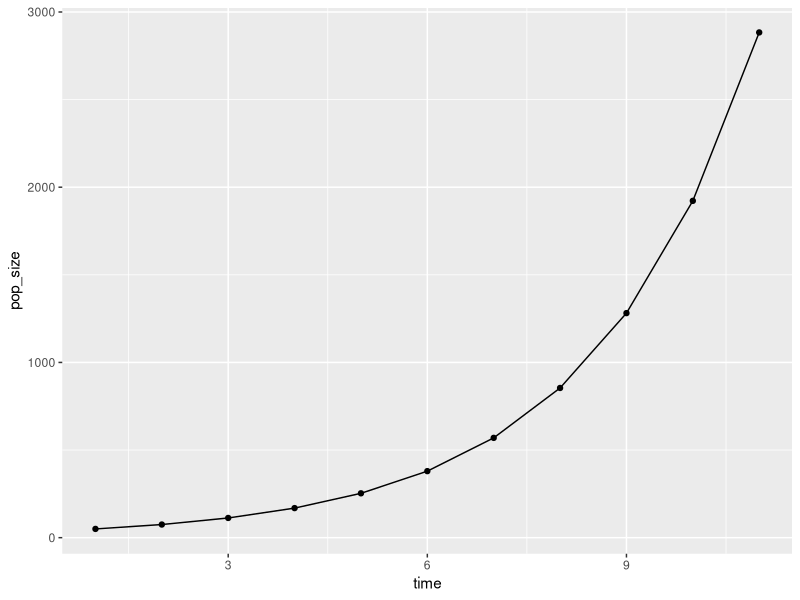
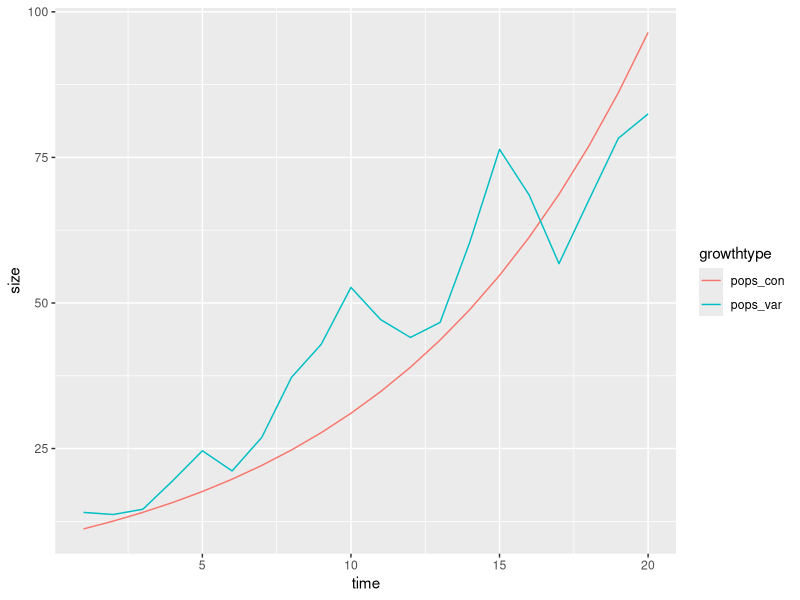
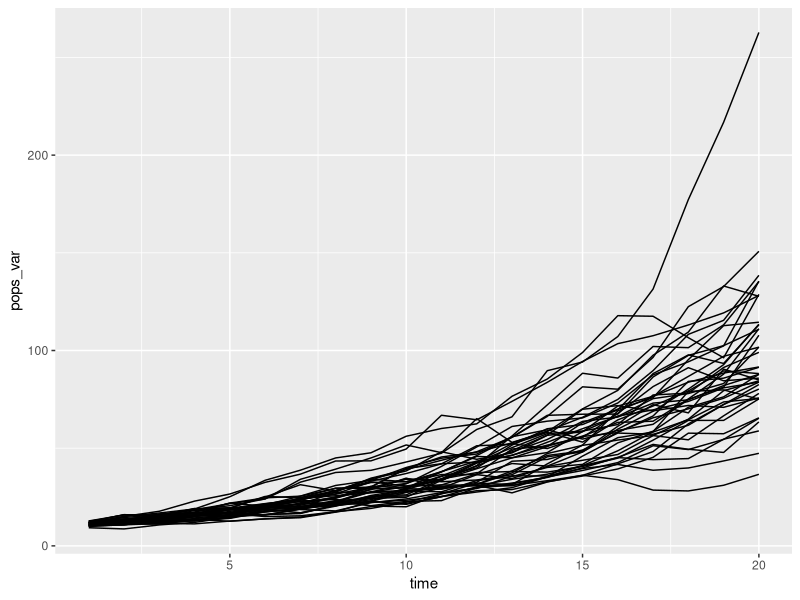
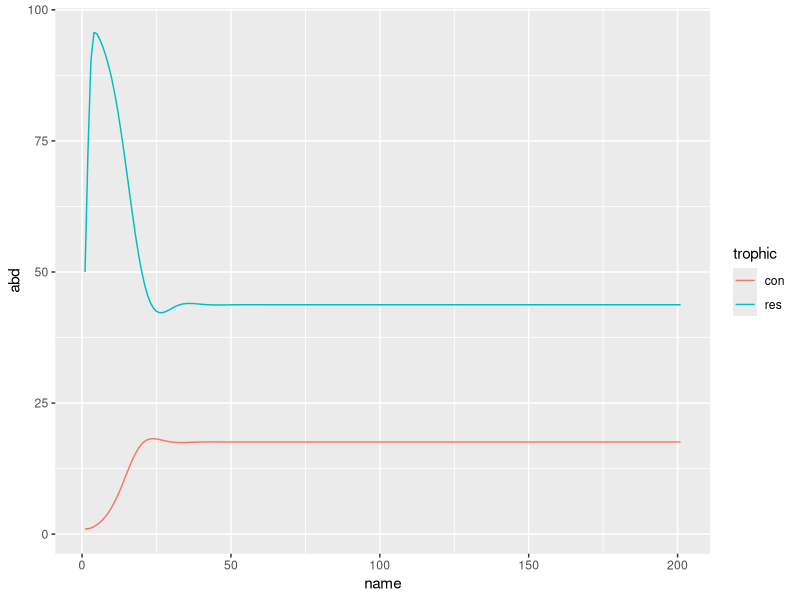

The R script that drew these images, in order:
## ---- chunk 1
knitr::opts_chunk$set(message = FALSE)
## ---- chunk 2
library(purrr)
accumulate(1:10, ~ .x + .y)
## ---- chunk 3
dummy <- numeric(10)
dummy
accumulate(dummy, ~ .* 1.5, .init = 50)
## ---- chunk 4
pop_size <- accumulate(dummy, ~ .* 1.5, .init = 50)
library(ggplot2)
library(dplyr)

data_frame(time = 1:11, pop_size) %>% 
  ggplot(aes(x = time, y = pop_size)) + 
  geom_point() + geom_line()
## ---- chunk 5
exp_growth <- function(lambda, Nt) lambda * Nt 

set.seed(2016-12-01)
pop_functions <- data_frame(time    = 1:20, 
                            lambda_con = 1.12,
                            lambda_var  = 1.12 + rnorm(20, 0, 0.2)) %>% 
  # make a list of functions
  mutate(fns_con = map(lambda_con, ~ partial(exp_growth, lambda = .x, .lazy = FALSE)),
         fns_var = map(lambda_var, ~ partial(exp_growth, lambda = .x, .lazy = FALSE)))

head(pop_functions)
## ---- chunk 6
run_both <- function(.x, .y) .y(.x)
## ---- chunk 7
simulated_growth <- pop_functions %>% 
  mutate(pops_con = accumulate(fns_con, run_both, .init = 10)[-1],
         pops_var = accumulate(fns_var, run_both, .init = 10)[-1])

simulated_growth %>% 
  select(time, starts_with("pops")) %>% 
  tidyr::gather("growthtype", "size", -time) %>% 
  ggplot(aes(x = time, y = size, colour = growthtype)) + geom_line()


rerun(40, {data_frame(time    = 1:20, 
                  lambda_var  = 1.12 + rnorm(20, 0, 0.1)) %>% 
    # make a list of functions
    mutate(fns_var = map(lambda_var, ~ partial(exp_growth, lambda = .x, .lazy = FALSE)),
           pops_var = accumulate(fns_var, run_both, .init = 10)[-1]) %>% 
    select(time,lambda_var, pops_var)}) %>% 
  bind_rows(.id = "sim") %>% 
  ggplot(aes(x = time, y = pops_var, group = sim)) + geom_line()

## ---- chunk 8
#| class.output: preview-image
#| 
res_cons <- function(vec, m, r, K, a, c){
  out1 <- vec[["res"]] * (1 + r * (1 - vec[["res"]] / K ) - vec[["con"]] * a)
  
  out2 <- vec[["con"]] * (1 - m + c * vec[["res"]] * a)
  
  c("res" = out1, "con" = out2)
}


paper_mod <- partial(res_cons, r = 1, K = 100, m = 0.21, c = 0.15, a = 0.032)

library(tidyr)

accumulate(1:200, ~ paper_mod(.x), .init = c("res" = 50, "con" = 1)) %>% 
  tibble::enframe(.) %>% 
  mutate(res = map_dbl(value, "res"),
         con = map_dbl(value, "con")) %>% 
  select(-value) %>%
  gather(trophic, abd, -name) %>% 
  ggplot(aes(x = name, y = abd, colour = trophic)) + geom_line()

# ggplot2::ggsave(here::here("posts/population-growth-functional-programming/fig.png"))
